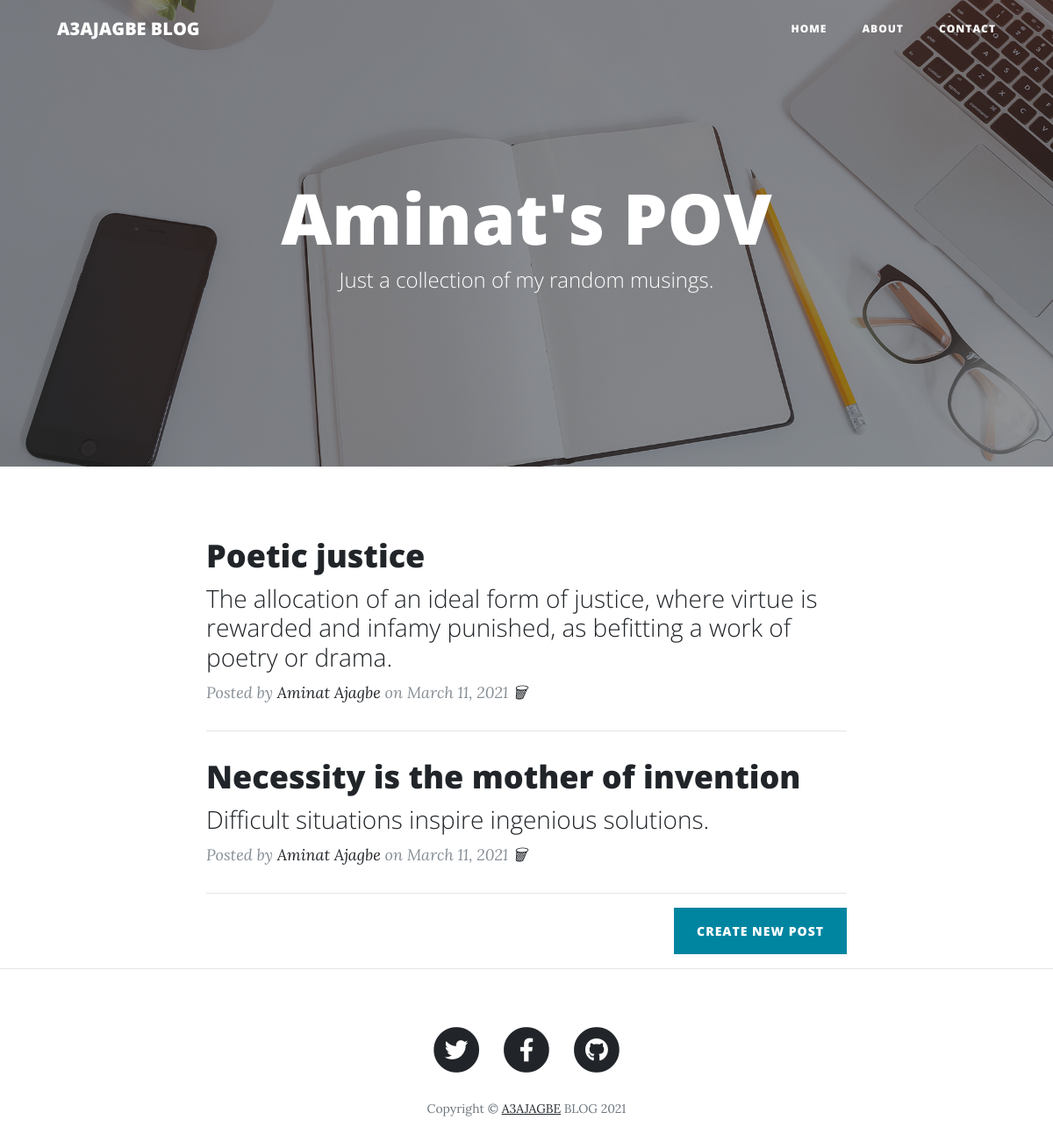
Before: / with the older database file.
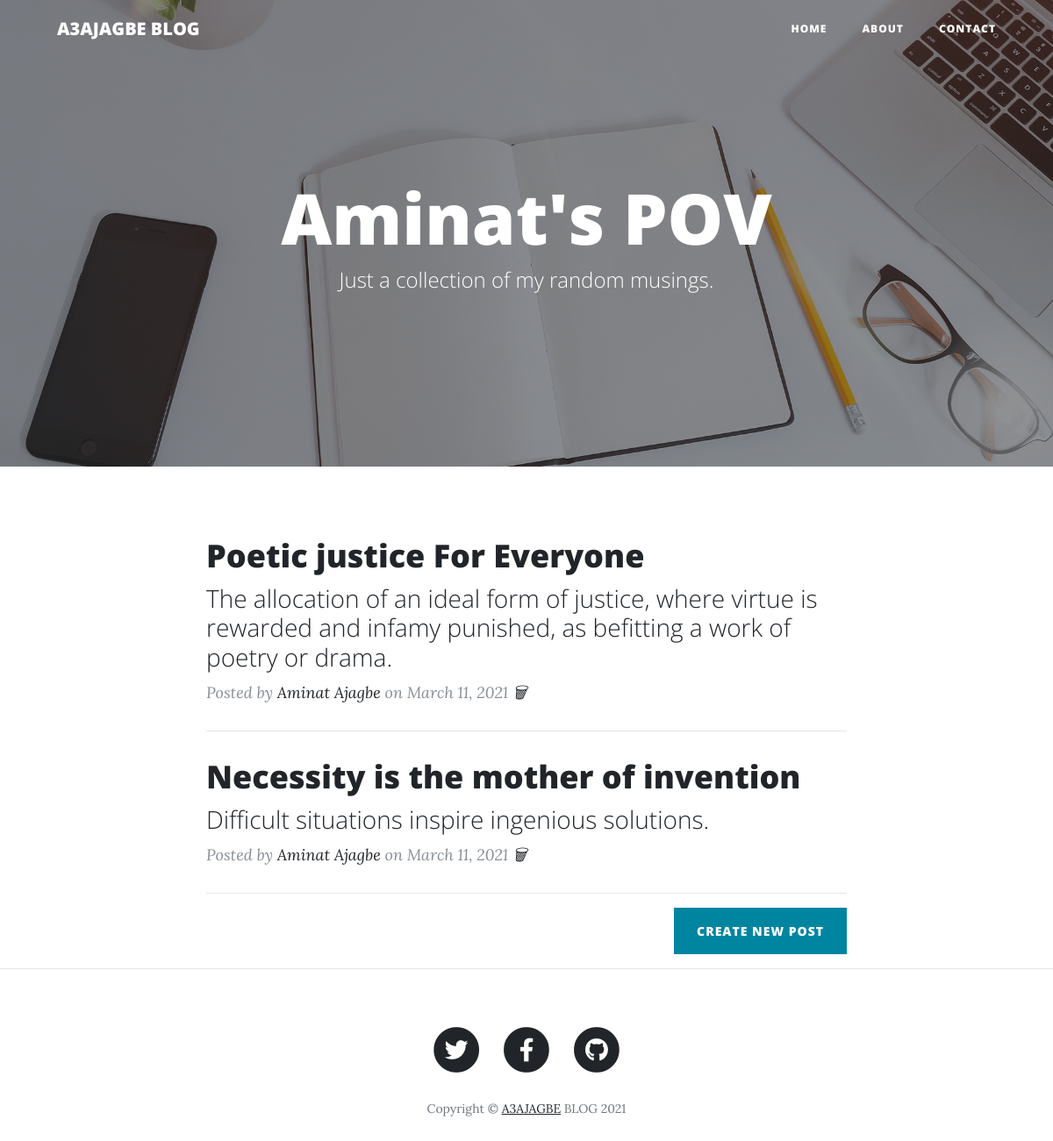
After: the same page with the newer database file.
### main.py (models this page shows, shortened)
class Posts(db.Model):
    id = db.Column(db.Integer, primary_key=True)
    title = db.Column(db.String(250), unique=True, nullable=False)
    subtitle = db.Column(db.String(250), nullable=False)
    date = db.Column(db.String(250), nullable=False)
    body = db.Column(db.Text, nullable=False)
    author = db.Column(db.String(250), nullable=False)
    img_url = db.Column(db.String(250), nullable=False)

### main.py (the view)
@app.route('/')
def index():
    all_posts = Posts.query.all()
    return render_template('index.html', year=current_year, blogs=all_posts)

### templates/index.html
{% include "header.html" %}
  <header class="masthead" style="background-image: url('../static/img/home-bg.jpg')">
    <div class="overlay"></div>
    <div class="container">
      <div class="row">
        <div class="col-lg-8 col-md-10 mx-auto">
          <div class="site-heading">
            <h1>Aminat's POV</h1>
            <span class="subheading">Just a collection of my random musings.</span>
          </div>
        </div>
      </div>
    </div>
  </header>
  <div class="container">
    <div class="row">
      <div class="col-lg-8 col-md-10 mx-auto">
        {% for blog in blogs %}
        <div class="post-preview">
          <a href="{{ url_for('blog', blog_id=blog.id) }}">
            <h2 class="post-title">
              {{ blog.title }}
            </h2>
            <h3 class="post-subtitle">
              {{ blog.subtitle }}
            </h3>
          </a>
          <p class="post-meta">Posted by
            <a href="#">{{ blog.author }}</a>
            on {{ blog.date }}
           <a href="{{url_for('delete', blog_id=blog.id) }}">🗑</a>
          </p>
        </div>
        <hr>
        {% endfor %}
        <div class="clearfix">
          <a class="btn btn-primary float-right" href="{{ url_for('new_post') }}">Create New Post</a>
        </div>
      </div>
    </div>
  </div>
  <hr>
{% include "footer.html" %}

### templates/header.html (shortened to what this page needs)
<!DOCTYPE html>
<html lang="en">
<head>
  <link href="../static/vendor/bootstrap/css/bootstrap.min.css" rel="stylesheet">
  <link href="../static/vendor/fontawesome-free/css/all.min.css" rel="stylesheet" type="text/css">
  <link href="../static/css/clean-blog.min.css" rel="stylesheet">
</head>
<body>
  <nav class="navbar navbar-expand-lg navbar-light fixed-top" id="mainNav">
    <div class="container">
      <a class="navbar-brand" href="{{ url_for('index') }}">A3AJAGBE BLOG</a>
      <div class="collapse navbar-collapse" id="navbarResponsive">
        <ul class="navbar-nav ml-auto">
          <li class="nav-item">
            <a class="nav-link" href="{{ url_for('index') }}">Home</a>
          </li>
          <li class="nav-item">
            <a class="nav-link" href="{{ url_for('about') }}">About</a>
          </li>
          <li class="nav-item">
            <a class="nav-link" href="{{ url_for('contact') }}">Contact</a>
          </li>
        </ul>
      </div>
    </div>
  </nav>

### templates/footer.html (shortened to what this page needs)
  <footer>
    <div class="container">
      <div class="row">
        <div class="col-lg-8 col-md-10 mx-auto">
          <ul class="list-inline text-center">
            <li class="list-inline-item">
              <a href="#">
                <span class="fa-stack fa-lg">
                  <i class="fas fa-circle fa-stack-2x"></i>
                  <i class="fab fa-twitter fa-stack-1x fa-inverse"></i>
                </span>
              </a>
            </li>
            <li class="list-inline-item">
              <a href="#">
                <span class="fa-stack fa-lg">
                  <i class="fas fa-circle fa-stack-2x"></i>
                  <i class="fab fa-facebook-f fa-stack-1x fa-inverse"></i>
                </span>
              </a>
            </li>
            <li class="list-inline-item">
              <a href="#">
                <span class="fa-stack fa-lg">
                  <i class="fas fa-circle fa-stack-2x"></i>
                  <i class="fab fa-github fa-stack-1x fa-inverse"></i>
                </span>
              </a>
            </li>
          </ul>
          <p class="copyright text-muted">Copyright &copy; <a href="http://a3ajagbe-nc.herokuapp.com">A3AJAGBE</a> BLOG {{year}}</p>
        </div>
      </div>
    </div>
  </footer>
</body>
</html>

Changed rows visible on the page:
changed Posts: title "Poetic justice" → "Poetic justice For Everyone"
